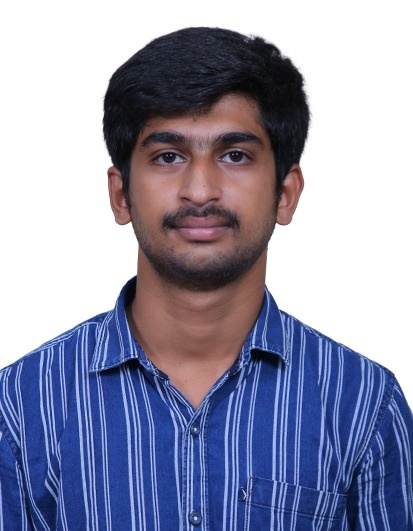
#> input picture config/known_faces/person_1772185036635.jpg, 413 x 531 px
$ python -i emotion_engine.py   (imports and definitions only)
#> lines starting #> are read from the running program, lines starting #| are printed output that depends on the picture
"""
Emotion Recognition Engine for VisionX
Detects facial emotions using OpenCV + a lightweight CNN approach.
Classifies: happy, sad, angry, surprised, fearful, disgusted, neutral.

Uses fer library if available (PyPI: fer), falls back to a pure
OpenCV DNN approach using a pre-trained emotion model.
"""

import base64
import os
import threading
import time
import urllib.request
from typing import Dict, List, Optional

import cv2
import numpy as np

# ── Try FER (best option) ────────────────────────────────────────────────────
# [7 lines not run here, left out]

# ── Fallback: OpenCV DNN emotion model ───────────────────────────────────────
MODELS_DIR = os.path.join(os.path.dirname(__file__), "..", "config", "models")
# [1 line not run here, left out]

# Haar cascade for face detection (always available in OpenCV)
HAAR_CASCADE = cv2.CascadeClassifier(
    cv2.data.haarcascades + "haarcascade_frontalface_default.xml"
)

EMOTION_LABELS = ["angry", "disgusted", "fearful", "happy", "neutral", "sad", "surprised"]
EMOTION_EMOJIS = {
    "happy":     "😊",
    "sad":       "😢",
    "angry":     "😠",
    "surprised": "😲",
    "fearful":   "😨",
    "disgusted": "🤢",
    "neutral":   "😐",
}

# Colour per emotion for overlay drawing
EMOTION_COLORS = {
    "happy":     (0, 200, 100),
    "sad":       (180, 80, 40),
    "angry":     (0, 0, 220),
    "surprised": (0, 200, 220),
    "fearful":   (130, 0, 180),
    "disgusted": (0, 130, 60),
    "neutral":   (120, 120, 120),
}


class EmotionEngine:
    """Facial emotion recognition — uses FER or OpenCV DNN fallback."""

    def __init__(self):
        self.detector = None
        self.mode = "none"
        self._init()

    def _init(self):
        if FER_AVAILABLE:
            try:
                # mtcnn=False uses OpenCV face detector (faster, no TF needed)
                self.detector = FER(mtcnn=False)
                self.mode = "fer"
                print("[EmotionEngine] Initialized with FER (OpenCV face detector)")
                return
            except Exception as e:
                print(f"[EmotionEngine] FER init failed: {e}")

        # Pure Haar + rule-based fallback (no deep model, low accuracy but always works)
        self.mode = "haar_fallback"
        print("[EmotionEngine] Using Haar cascade fallback (no deep emotion model)")

    # ── Main API ─────────────────────────────────────────────────────────────

    # [102 lines left out: functions detect, detect_from_base64, _detect_fer, _detect_haar_fallback, not called in this run]


# Singleton
_emotion_engine = None
_emotion_engine_lock = threading.Lock()

# [7 lines left out: function get_emotion_engine, not called in this run]

>>> import cv2
>>> picture = cv2.imread('../config/known_faces/person_1772185036635.jpg', cv2.IMREAD_GRAYSCALE)
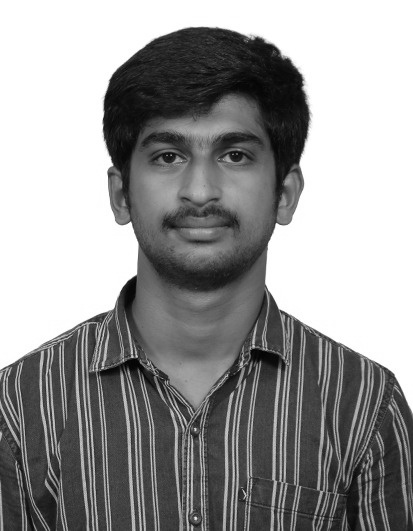
#> picture: shape (531, 413); min 0, max 255, mean 151.9
#> (the run stopped early here; a loop or call above may not have finished)
